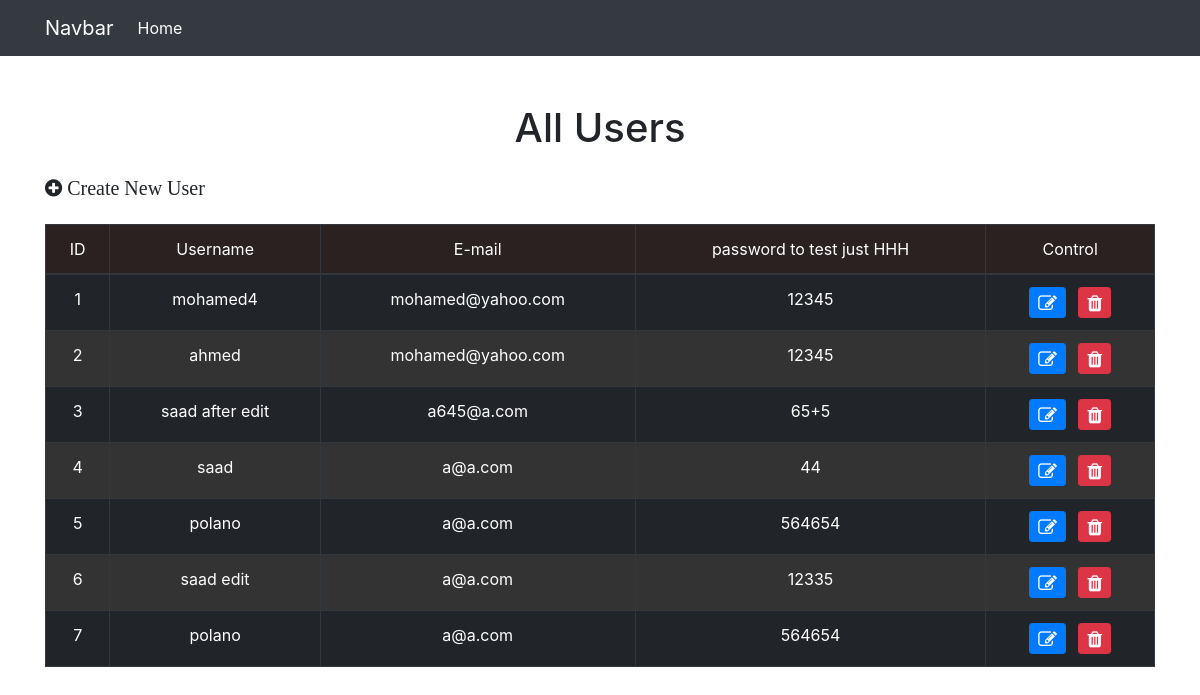
/notcomplete_essa_pdo/index1.php, run on the app's committed database.
### tables this page shows
CREATE TABLE `users` (
  `id` int(11) NOT NULL,
  `username` varchar(100) NOT NULL,
  `email` varchar(100) NOT NULL,
  `password` varchar(200) NOT NULL
);

### notcomplete_essa_pdo/person.php (called while the page is built, shortened)
<?php
require_once("connect.php");
function u($input){return urlencode($input);}
function h($input){return htmlspecialchars($input);}
class person{
private $db;
public function __construct($conn){
$this->db = $conn;
}
public function viewdata(){
		$query = "SELECT * FROM users WHERE 1";
		$stmt = $this->db->prepare($query);
        $stmt->execute();
if($stmt->rowCount() > 0){
return $stmt;
}
}
}
$person = new person($connect);
?>

### notcomplete_essa_pdo/index1.php (the view, shortened to what this page needs)
<?php
require_once("person.php");
?>
<!DOCTYPE html>
<html>
<head>
    <link rel="stylesheet" type="text/css" href="js_css/bootstrap.min.css">
    <link rel="stylesheet" type="text/css" href="js_css/font-awesome.min.css">
</head>
<body>
	<nav class="navbar navbar-expand-lg navbar-dark bg-dark ">
		<div class="container">
	  <a class="navbar-brand" href="#">Navbar</a>
	  <div class="collapse navbar-collapse" id="navbarNavDropdown">
	    <ul class="navbar-nav">
	      <li class="nav-item active">
	        <a class="nav-link" >Home <span class="sr-only">(current)</span></a>
	      </li>
	    </ul>
	  </div>
	  </div>
	</nav>
<div class="container mt-5">
	<h2 class="h1 text-center mb-4">All Users</h2>
	<h5 class="mb-4"><a class='tohov' data-toggle="modal" data-target="#modal-lg"><i class="fa fa-plus-circle"> Create New User</i></a></h5>
<table class="table table-bordered table-dark text-center table-hover">
	<thead class="thead-dark">
		<tr>
			<td>ID</td>
			<td>Username</td>
			<td>E-mail</td>
			<td>password to test just HHH</td>
			<td>Control</td>
		</tr>
	</thead>
	<tbody>
<?php
$getdata = $person->viewdata();
if($getdata == true){
 while($key = $getdata->fetch(PDO::FETCH_ASSOC)){ ?>
		<tr>
			<td><?php echo $key['id']; ?></td>
			<td><?php echo $key['username']; ?></td>
			<td><?php echo $key['email']; ?></td>
			<td><?php echo $key['password']; ?></td>
			<td>
				<a href="edit.php?id=<?php echo u(h($key['id'])); ?>" class="btn btn-primary btn-sm mr-2">
				    <li class="fa fa-edit fa-lg"></li>
			    </a>
			    <a href="delete.php?id=<?php echo u(h($key['id'])); ?>"
			         class="confirm btn btn-danger btn-sm"><li class="fa fa-trash fa-lg"></li>
			    </a>
		  </td>
		</tr>
<?php
	}
}
?>
</tbody>
</table>
</div>
</body>
</html>

### notcomplete_essa_pdo/index1.php (style rules this page uses)
table tr:nth-child(even) { background: #333; }
table thead tr { background: #2b2121; }
.tohov { cursor: pointer; }

### data on the page
users: id "1", username "mohamed4", email "mohamed@yahoo.com", password "12345"
users: id "2", username "ahmed", email "mohamed@yahoo.com", password "12345"
users: id "3", username "saad after edit", email "a645@a.com", password "65+5"
users: id "4", username "saad", email "a@a.com", password "44"
users: id "5", username "polano", email "a@a.com", password "564654"
users: id "6", username "saad edit", email "a@a.com", password "12335"
users: id "7", username "polano", email "a@a.com", password "564654"
